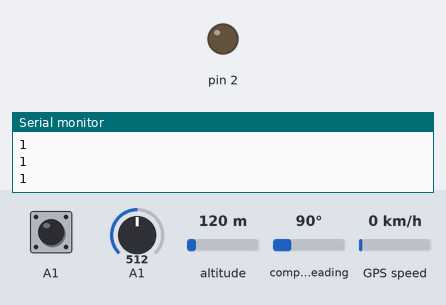
Simulated run of this sketch. Board: Arduino Uno, built with avr-gcc and run on an emulated ATmega328P. Shown: output pins drawn as LEDs (lit = HIGH), the last lines printed to the serial monitor. The inputs (shaded band) are chosen by the test bench; at power-on: A1 HIGH, A1 = 512, altitude 120 m, compass heading 90°, GPS speed 0 km/h. The GPS gets a fix after 3 s at 37.7749, -122.4194 with 8 satellites; the modem accepts every AT command (registered, SIM ready, sends succeed) and sends nothing else.

Above: at 1.3 s.
1.4 s: A1 pulled LOW for 3.2 s
At 4.2 s:
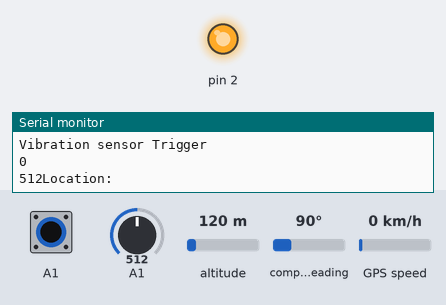
Timing chart, 0 to 24.6 s (numbered marks = the images above; inputs shaded):
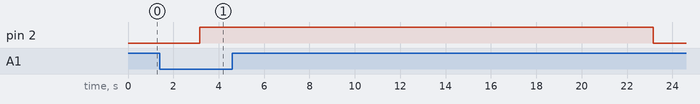

The sketch:

GPS_Vehicle_Tracker_with_SMS_Alert_System.ino
```cpp
// (licence header left out)
#include <TinyGPS++.h>
#include <SoftwareSerial.h>

static const int RXPin = 5, TXPin = 3;
static const uint32_t GPSBaud = 9600;

// The TinyGPS++ object
TinyGPSPlus gps;

// The serial connection to the GPS device
SoftwareSerial ss(RXPin, TXPin);

char inchar; // Will hold the incoming character from the GSM shield
SoftwareSerial SIM900(7, 8);
int timesTosend = 1;
int count = 0;
int numring = 0;
int comring = 3;
int onoff = 0; // 0 = off, 1 = on
int sense = 0;

void setup()
{
  Serial.begin(9600);
  Serial.println("GPS Vehicle Tracking System");
  Serial.println();

  pinMode(2, OUTPUT);
  digitalWrite(2, LOW);

  SIM900.begin(9600);
  ss.begin(GPSBaud);

  delay(100);
  pinMode(A1, INPUT);
  digitalWrite(A1, HIGH);
  analogReference(DEFAULT);
}

void loop()
{
  // This sketch displays information every time a new sentence is correctly encoded.
  if (digitalRead(A1) == 0)
  {
    Serial.println("Vibration sensor Trigger");
  }

  Serial.println(digitalRead(A1));

  while (ss.available() > 0)
  {
    if (gps.encode(ss.read()))
    {
      displayInfo();
    }
  }

  if (millis() > 5000 && gps.charsProcessed() < 10)
  {
    Serial.println(F("No GPS detected: check wiring."));
    //while(true);
  }
}

void displayInfo()
{
  Serial.print(analogRead(A1));
  Serial.print(F("Location: "));

  if (gps.location.isValid())
  {
    if (digitalRead(A1) == 0)
    {
      digitalWrite(2, HIGH);
      delay(20000);
      digitalWrite(2, LOW);

      SIM900.begin(9600);
      SIM900.println("AT+CMGF=1"); //set GSM to text mode
      delay(200);

      while (count < timesTosend)
      {
        delay(1500);
        SIM900.print("AT+CMGS=\"");
        SIM900.print("9911331389");
        SIM900.println("\"");

        while (SIM900.read() != '>');
        {
          SIM900.println("Name of college");
          SIM900.println("Accident Monitoring System ");
          SIM900.println("Accident location:");
          SIM900.println("Lat -");
          SIM900.println(gps.location.lat());  //SMS body
          delay(500);
          SIM900.println();
          SIM900.println("Lng -");
          SIM900.println(gps.location.lng());  //SMS body
          delay(500);
          SIM900.write(0x1A);  // sends ctrl+z end of message
          SIM900.write(0x0D);  // Carriage Return in Hex
          SIM900.write(0x0A);  // Line feed in Hex
          delay(5000);
        }
        count++;
      }
    }

    ss.begin(GPSBaud);
    Serial.print(gps.location.lat(), 6);
    Serial.print(F(","));
    Serial.println(gps.location.lng(), 6);
  }
  else
  {
    Serial.println(F("INVALID"));
  }
}
```

Measured:
- after the input at 1.4 s, pin 2: LOW → HIGH after 1.8 s, → LOW 20.0 s later
